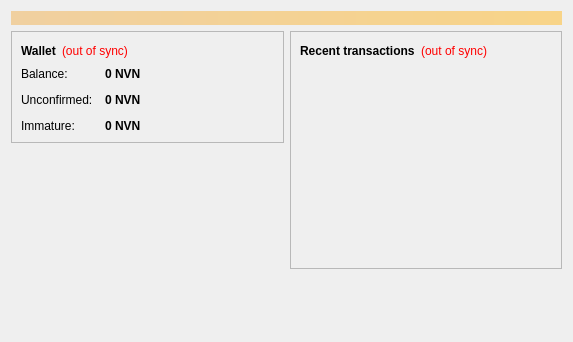
<?xml version="1.0" encoding="UTF-8"?>
<ui version="4.0">
 <class>OverviewPage</class>
 <widget class="QWidget" name="OverviewPage">
  <property name="geometry">
   <rect>
    <x>0</x>
    <y>0</y>
    <width>573</width>
    <height>342</height>
   </rect>
  </property>
  <property name="windowTitle">
   <string>Form</string>
  </property>
  <layout class="QVBoxLayout" name="topLayout">
   <item>
    <widget class="QLabel" name="labelAlerts">
     <property name="visible">
      <bool>false</bool>
     </property>
     <property name="styleSheet">
      <string notr="true">background-color: qlineargradient(x1: 0, y1: 0, x2: 1, y2: 0, stop:0 #F0D0A0, stop:1 #F8D488); color:#000000;</string>
     </property>
     <property name="wordWrap">
      <bool>true</bool>
     </property>
     <property name="margin">
      <number>3</number>
     </property>
    </widget>
   </item>
   <item>
    <layout class="QHBoxLayout" name="horizontalLayout" stretch="1,1">
     <item>
      <layout class="QVBoxLayout" name="verticalLayout_2">
       <item>
        <widget class="QFrame" name="frame">
         <property name="frameShape">
          <enum>QFrame::StyledPanel</enum>
         </property>
         <property name="frameShadow">
          <enum>QFrame::Raised</enum>
         </property>
         <layout class="QVBoxLayout" name="verticalLayout_4">
          <item>
           <layout class="QHBoxLayout" name="horizontalLayout_4">
            <item>
             <widget class="QLabel" name="label_5">
              <property name="font">
               <font>
                <weight>75</weight>
                <bold>true</bold>
               </font>
              </property>
              <property name="text">
               <string>Wallet</string>
              </property>
             </widget>
            </item>
            <item>
             <widget class="QLabel" name="labelWalletStatus">
              <property name="toolTip">
               <string>The displayed information may be out of date. Your wallet automatically synchronizes with the Neverncoin network after a connection is established, but this process has not completed yet.</string>
              </property>
              <property name="styleSheet">
               <string notr="true">QLabel { color: red; }</string>
              </property>
              <property name="text">
               <string notr="true">(out of sync)</string>
              </property>
              <property name="alignment">
               <set>Qt::AlignLeading|Qt::AlignLeft|Qt::AlignVCenter</set>
              </property>
             </widget>
            </item>
            <item>
             <spacer name="horizontalSpacer_2">
              <property name="orientation">
               <enum>Qt::Horizontal</enum>
              </property>
              <property name="sizeHint" stdset="0">
               <size>
                <width>40</width>
                <height>20</height>
               </size>
              </property>
             </spacer>
            </item>
           </layout>
          </item>
          <item>
           <layout class="QFormLayout" name="formLayout_2">
            <property name="fieldGrowthPolicy">
             <enum>QFormLayout::AllNonFixedFieldsGrow</enum>
            </property>
            <property name="horizontalSpacing">
             <number>12</number>
            </property>
            <property name="verticalSpacing">
             <number>12</number>
            </property>
            <item row="0" column="0">
             <widget class="QLabel" name="label">
              <property name="text">
               <string>Balance:</string>
              </property>
             </widget>
            </item>
            <item row="0" column="1">
             <widget class="QLabel" name="labelBalance">
              <property name="font">
               <font>
                <weight>75</weight>
                <bold>true</bold>
               </font>
              </property>
              <property name="cursor">
               <cursorShape>IBeamCursor</cursorShape>
              </property>
              <property name="toolTip">
               <string>Your current balance</string>
              </property>
              <property name="text">
               <string notr="true">0 NVN</string>
              </property>
              <property name="textInteractionFlags">
               <set>Qt::LinksAccessibleByMouse|Qt::TextSelectableByKeyboard|Qt::TextSelectableByMouse</set>
              </property>
             </widget>
            </item>
            <item row="1" column="0">
             <widget class="QLabel" name="label_3">
              <property name="text">
               <string>Unconfirmed:</string>
              </property>
             </widget>
            </item>
            <item row="1" column="1">
             <widget class="QLabel" name="labelUnconfirmed">
              <property name="font">
               <font>
                <weight>75</weight>
                <bold>true</bold>
               </font>
              </property>
              <property name="cursor">
               <cursorShape>IBeamCursor</cursorShape>
              </property>
              <property name="toolTip">
               <string>Total of transactions that have yet to be confirmed, and do not yet count toward the current balance</string>
              </property>
              <property name="text">
               <string notr="true">0 NVN</string>
              </property>
              <property name="textInteractionFlags">
               <set>Qt::LinksAccessibleByMouse|Qt::TextSelectableByKeyboard|Qt::TextSelectableByMouse</set>
              </property>
             </widget>
            </item>
            <item row="2" column="0">
             <widget class="QLabel" name="labelImmatureText">
              <property name="text">
               <string>Immature:</string>
              </property>
             </widget>
            </item>
            <item row="2" column="1">
             <widget class="QLabel" name="labelImmature">
              <property name="font">
               <font>
                <weight>75</weight>
                <bold>true</bold>
               </font>
              </property>
              <property name="toolTip">
               <string>Mined balance that has not yet matured</string>
              </property>
              <property name="text">
               <string notr="true">0 NVN</string>
              </property>
              <property name="textInteractionFlags">
               <set>Qt::LinksAccessibleByMouse|Qt::TextSelectableByKeyboard|Qt::TextSelectableByMouse</set>
              </property>
             </widget>
            </item>
           </layout>
          </item>
         </layout>
        </widget>
       </item>
       <item>
        <spacer name="verticalSpacer">
         <property name="orientation">
          <enum>Qt::Vertical</enum>
         </property>
         <property name="sizeHint" stdset="0">
          <size>
           <width>20</width>
           <height>40</height>
          </size>
         </property>
        </spacer>
       </item>
      </layout>
     </item>
     <item>
      <layout class="QVBoxLayout" name="verticalLayout_3">
       <item>
        <widget class="QFrame" name="frame_2">
         <property name="frameShape">
          <enum>QFrame::StyledPanel</enum>
         </property>
         <property name="frameShadow">
          <enum>QFrame::Raised</enum>
         </property>
         <layout class="QVBoxLayout" name="verticalLayout">
          <item>
           <layout class="QHBoxLayout" name="horizontalLayout_2">
            <item>
             <widget class="QLabel" name="label_4">
              <property name="text">
               <string>&lt;b&gt;Recent transactions&lt;/b&gt;</string>
              </property>
             </widget>
            </item>
            <item>
             <widget class="QLabel" name="labelTransactionsStatus">
              <property name="toolTip">
               <string>The displayed information may be out of date. Your wallet automatically synchronizes with the Neverncoin network after a connection is established, but this process has not completed yet.</string>
              </property>
              <property name="styleSheet">
               <string notr="true">QLabel { color: red; }</string>
              </property>
              <property name="text">
               <string notr="true">(out of sync)</string>
              </property>
              <property name="alignment">
               <set>Qt::AlignRight|Qt::AlignTrailing|Qt::AlignVCenter</set>
              </property>
             </widget>
            </item>
            <item>
             <spacer name="horizontalSpacer">
              <property name="orientation">
               <enum>Qt::Horizontal</enum>
              </property>
              <property name="sizeHint" stdset="0">
               <size>
                <width>40</width>
                <height>20</height>
               </size>
              </property>
             </spacer>
            </item>
           </layout>
          </item>
          <item>
           <widget class="QListView" name="listTransactions">
            <property name="styleSheet">
             <string notr="true">QListView { background: transparent; }</string>
            </property>
            <property name="frameShape">
             <enum>QFrame::NoFrame</enum>
            </property>
            <property name="verticalScrollBarPolicy">
             <enum>Qt::ScrollBarAlwaysOff</enum>
            </property>
            <property name="horizontalScrollBarPolicy">
             <enum>Qt::ScrollBarAlwaysOff</enum>
            </property>
            <property name="selectionMode">
             <enum>QAbstractItemView::NoSelection</enum>
            </property>
           </widget>
          </item>
         </layout>
        </widget>
       </item>
       <item>
        <spacer name="verticalSpacer_2">
         <property name="orientation">
          <enum>Qt::Vertical</enum>
         </property>
         <property name="sizeHint" stdset="0">
          <size>
           <width>20</width>
           <height>40</height>
          </size>
         </property>
        </spacer>
       </item>
      </layout>
     </item>
    </layout>
   </item>
  </layout>
 </widget>
 <resources/>
 <connections/>
</ui>
